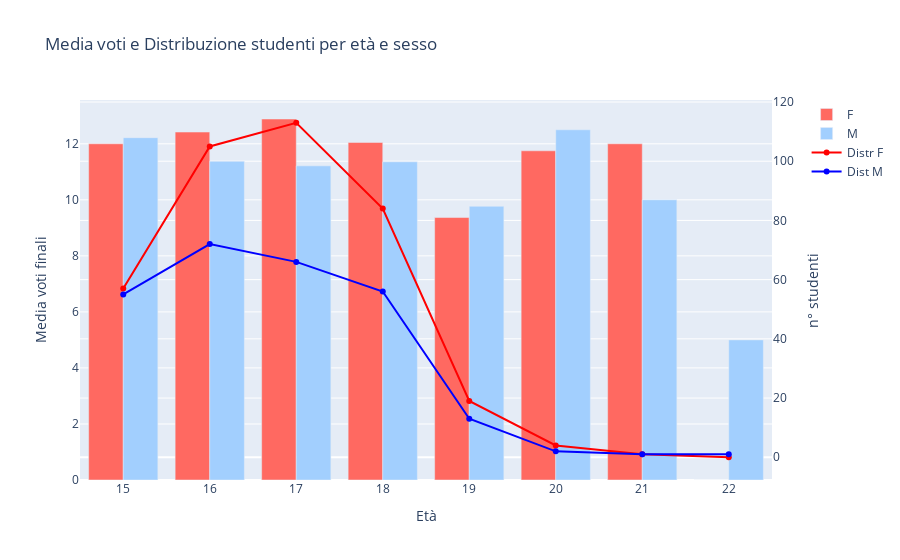

The cell this chart's notebook holds for it:
### Code cell
# Create trace for bar graph
fig = go.Figure()

fig.add_trace(go.Bar(
    x=ages,
    y=mean_scores['F'],
    name='F',
    marker_color='#FF6961',
    hoverinfo='y'
))

fig.add_trace(go.Bar(
    x=ages,
    y=mean_scores['M'],
    name='M',
    marker_color='#A2CFFE',
    hoverinfo='y'
))

# Create trace for the student distribution curves
fig.add_trace(go.Scatter(
    x=ages,
    y=student_count['F'],
    name='Distr F',
    yaxis='y2',
    mode='lines+markers',
    marker=dict(color='red'),
    hoverinfo='y'
))

fig.add_trace(go.Scatter(
    x=ages,
    y=student_count['M'],
    name='Dist M',
    yaxis='y2',
    mode='lines+markers',
    marker=dict(color='blue'),
    hoverinfo='y'
))

# Set i layout
fig.update_layout(
    title='Media voti e Distribuzione studenti per età e sesso',
    xaxis=dict(title='Età'),
    yaxis=dict(title='Media voti finali'),
    yaxis2=dict(title='n° studenti', overlaying='y', side='right'),
    barmode='group',
    hovermode='x',
    legend=dict(
        x=1.05,
        y=1
    )
)

# Mostra il grafico
fig.show()

### Figure 1 — Plotly figure (JSON) as saved in the notebook; plotly's stock layout.template omitted (floating-point values rounded to 4 significant figures)
{"data": [{"hoverinfo": "y", "marker": {"color": "#FF6961"}, "name": "F", "type": "bar", "x": [15, 16, 17, 18, 19, 20, 21, 22], "y": [12, 12.42, 12.88, 12.05, 9.368, 11.75, 12, 0]}, {"hoverinfo": "y", "marker": {"color": "#A2CFFE"}, "name": "M", "type": "bar", "x": [15, 16, 17, 18, 19, 20, 21, 22], "y": [12.22, 11.38, 11.21, 11.36, 9.769, 12.5, 10, 5]}, {"hoverinfo": "y", "marker": {"color": "red"}, "mode": "lines+markers", "name": "Distr F", "type": "scatter", "x": [15, 16, 17, 18, 19, 20, 21, 22], "y": [57, 105, 113, 84, 19, 4, 1, 0], "yaxis": "y2"}, {"hoverinfo": "y", "marker": {"color": "blue"}, "mode": "lines+markers", "name": "Dist M", "type": "scatter", "x": [15, 16, 17, 18, 19, 20, 21, 22], "y": [55, 72, 66, 56, 13, 2, 1, 1], "yaxis": "y2"}], "layout": {"barmode": "group", "hovermode": "x", "legend": {"x": 1.05, "y": 1}, "title": {"text": "Media voti e Distribuzione studenti per età e sesso"}, "xaxis": {"title": {"text": "Età"}}, "yaxis": {"title": {"text": "Media voti finali"}}, "yaxis2": {"overlaying": "y", "side": "right", "title": {"text": "n° studenti"}}}}
